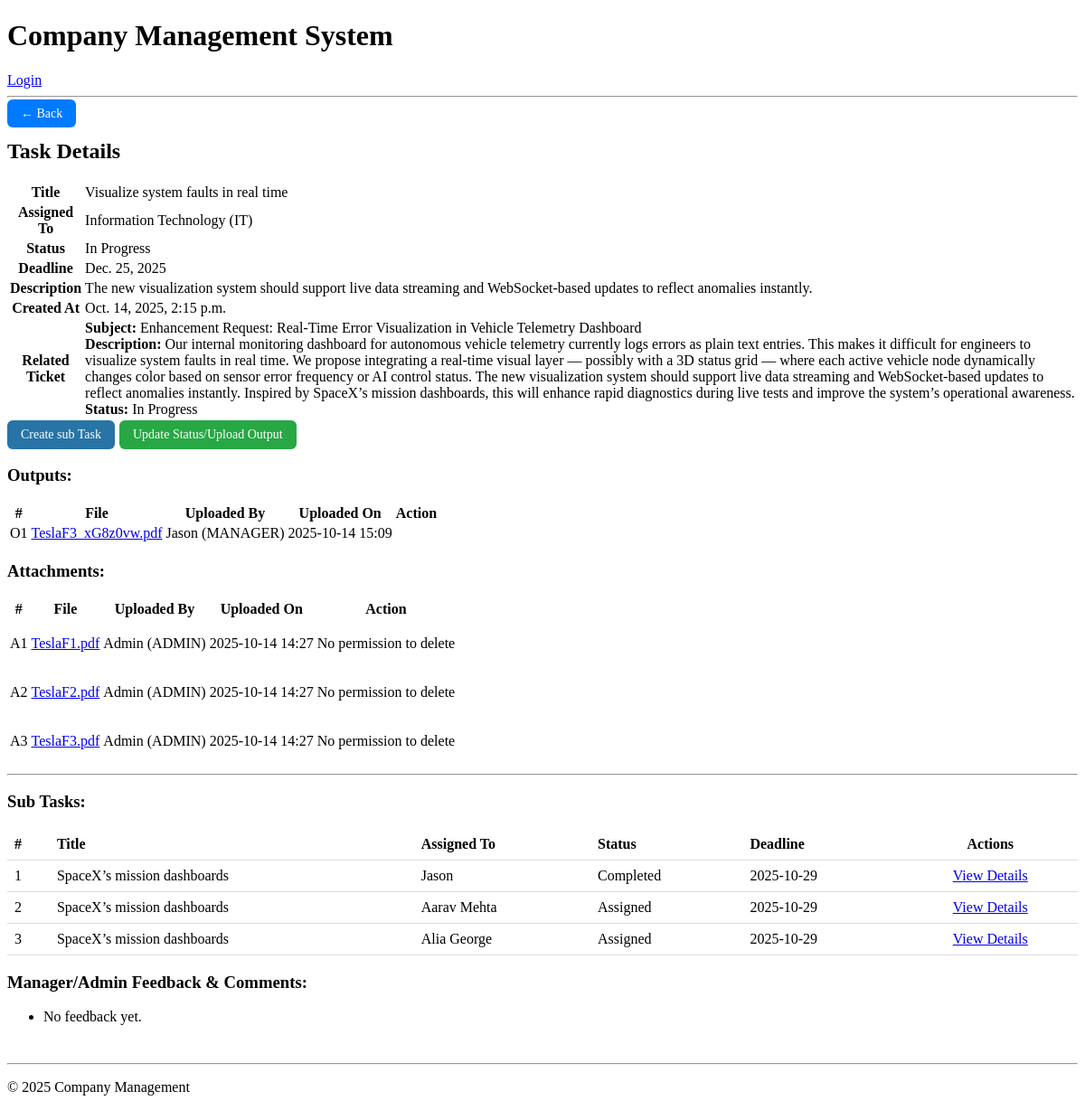
Before: /tasks/task/83/ with the older database file.
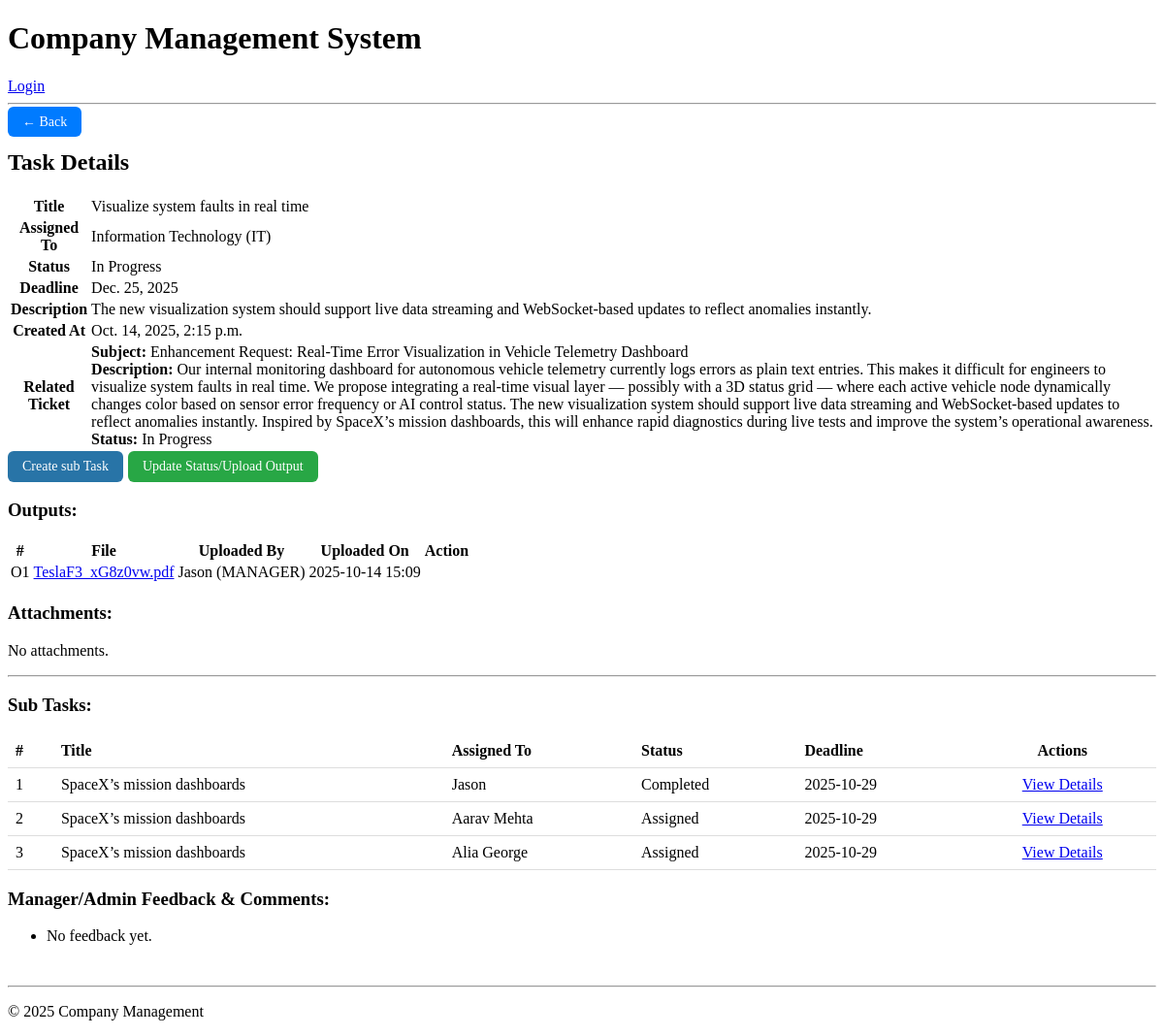
After: the same page with the newer database file.
### tasks/models.py (models this page shows, shortened)
class TaskAttachment(models.Model):
    task = models.ForeignKey('Task', on_delete=models.CASCADE, related_name="attachments")
    file = models.FileField(upload_to="task/attachments/")
    uploaded_at = models.DateTimeField(auto_now_add=True)
    uploaded_by = models.ForeignKey(
        settings.AUTH_USER_MODEL, on_delete=models.SET_NULL, null=True, blank=True
    )
    Output=models.BooleanField(default=False)

class Task(models.Model):
    STATUS_CHOICES = [
    ('Assigned', 'Assigned'),
    ('In Progress', 'In Progress'),
    ('Submitted', 'Submitted'),
    ('Needs Revision', 'Needs Revision'),
    ('Approved', 'Approved'),
    ('Completed', 'Completed'),
    ]
    ticket = models.ForeignKey(Ticket, on_delete=models.CASCADE,null=True, related_name='tasks')
    title = models.CharField(max_length=200,null=False,default="No Title")
    description = models.TextField(blank=True)
    created_by = models.ForeignKey(
    CustomUser, on_delete=models.SET_NULL, null=True, blank=True, related_name='created_tasks'
    )
    assigned_to = models.ForeignKey(EmployeeProfile, on_delete=models.SET_NULL, null=True, blank=True, related_name='tasks')
    parent_task = models.ForeignKey(
        'self',
        on_delete=models.CASCADE,
        null=True,
        blank=True,
        related_name='subtasks'
    )
    assigned_department = models.ForeignKey(
        Department, on_delete=models.SET_NULL, null=True, blank=True, related_name='department_tasks'
    )
    deadline = models.DateField(null=True, blank=True,default=default_deadline)
    status = models.CharField(max_length=20, choices=STATUS_CHOICES, default='Assigned')
    created_at = models.DateTimeField(auto_now_add=True)
    updated_at = models.DateTimeField(auto_now=True)

### users/models.py (models this page shows, shortened)
class CustomUser(AbstractUser):
    ROLE_ADMIN = 'ADMIN'
    ROLE_MANAGER = 'MANAGER'
    ROLE_EMPLOYEE = 'EMPLOYEE'
    ROLE_CUSTOMER = 'CUSTOMER'
    ROLE_CHOICES = (
        (ROLE_ADMIN, 'Admin/HR'),
        (ROLE_MANAGER, 'Manager'),
        (ROLE_EMPLOYEE, 'Employee'),
        (ROLE_CUSTOMER,'Customer')
    )
    name=models.CharField(max_length=500,null=False)
    role = models.CharField(max_length=20, choices=ROLE_CHOICES, default=ROLE_EMPLOYEE)
    phone = models.CharField(max_length=15, blank=True, null=True)
    groups = models.ManyToManyField(
        'auth.Group',
        related_name='customuser_set',  # different from auth.User.user_set
        blank=True,
        help_text='The groups this user belongs to.'
    )
    user_permissions = models.ManyToManyField(
        'auth.Permission',
        related_name='customuser_set',  # different from auth.Permission.user_set
        blank=True,
        help_text='Specific permissions for this user.'
    )
    def __str__(self):
        return f"{self.name} ({self.role})"

class EmployeeProfile(models.Model):
    user = models.OneToOneField(settings.AUTH_USER_MODEL, on_delete=models.CASCADE)
    department = models.ForeignKey(Department, on_delete=models.SET_NULL, null=True)
    position = models.ForeignKey(Position, on_delete=models.SET_NULL, null=True)
    benefits = models.ManyToManyField(Benefit, blank=True)
    date_of_joining = models.DateField()
    salary = models.DecimalField(max_digits=10, decimal_places=2, null=True, blank=True)
    skills = models.TextField(blank=True)

### tasks/views.py (the view)
# urls.py: path('task/<int:task_id>/', views.task_detail, name='task_detail'),
def task_detail(request, task_id):
    task = get_object_or_404(Task, id=task_id)
    Outputs = TaskAttachment.objects.filter(Output=True,task__in=getAllChildren(task))
    Attachs = TaskAttachment.objects.filter(Output=False,task__in=fromParent(task))
    comments=TaskComment.objects.filter(task__in=fromParent(task))
    childTask=Task.objects.filter(parent_task=task)
    return render(request, 'tasks/task_detail.html', {'task': task,'Outputs':Outputs,'Attachs':Attachs,'comments':comments,'childTask':childTask})

### tasks/views.py (called while the page is built)
def fromParent(task):
    parents = [task]
    current = task.parent_task
    while current is not None:
        parents.append(current)
        current = current.parent_task
    return parents

def getAllChildren(task):
    children = [task]
    def _get_children(t):
        for child in t.subtasks.all():
            children.append(child)
            _get_children(child)
    _get_children(task)
    return children

### tasks/templates/tasks/task_detail.html (shortened to what the changed rows need)
{% extends 'base.html' %}
{% block content %}
<a href="javascript:history.back()"
    style="background-color: #007bff; color: white; padding: 8px 15px;
            text-decoration: none; border-radius: 6px; font-size: 14px;">
    ← Back
</a>
<h2>Task Details</h2>
<table class="StrTab">
    <tr>
        <th>Title</th>
    </tr>
    <tr>
        <th>Assigned To</th>
    </tr>
    <tr>
        <th>Status</th>
    </tr>
    <tr>
        <th>Deadline</th>
    </tr>
    <tr>
        <th>Description</th>
    </tr>
    <tr>
        <th>Created At</th>
    </tr>
    {% if task.ticket %}
    <tr>
        <th>Related Ticket</th>
    </tr>
    {% endif %}
</table>
<div style="display: flex;gap: 5px;align-items:center">
{% if task.assigned_department %}
<a style="background-color: #2874a7; color: white; padding: 8px 15px;
                  text-decoration: none; border-radius: 6px; font-size: 14px;" href="{% url 'task_assign_from_task' task.id %}" style="text-decoration: none;">Create sub Task</a>
{% endif %}
<a href="{% url 'task_update_status' task.id %}" style="background-color: #28a745; color: white; padding: 8px 15px;
                  text-decoration: none; border-radius: 6px; font-size: 14px;">Update Status/Upload Output</a>
</div>
{% if Outputs %}
<h3 class="outputText">Outputs:</h3>
<table class="Outputtb">
    <tr>
        <th>#</th>
        <th>File</th>
        <th>Uploaded By</th>
        <th>Uploaded On</th>
        <th>Action</th>
    </tr>
    {% for attachment in Outputs %}
    <tr>
        <td  style="width: fit-content;">
            O{{ forloop.counter }}
        </td>
        <td style="width: fit-content;">
            <a href="{{ attachment.file.url }}">{{ attachment.file.name|cut:"task/attachments/" }}</a>
        </td>
        <td  style="width: fit-content;">
            {{ attachment.uploaded_by }}
        </td>
        <td  style="width: fit-content;">
            {{ attachment.uploaded_at|date:"Y-m-d H:i" }}
        </td>
        <td  style="width: fit-content;">
        </td>
    </tr>
    {% empty %}
        <tr>No Outputs.</tr>
    {% endfor %}
</table>
{% endif %}
<h3 class="AttachmentsText">Attachments:</h3>
{% if Attachs %}
<table class="AttachmentsTB">
    <tr>
        <th>#</th>
        <th>File</th>
        <th>Uploaded By</th>
        <th>Uploaded On</th>
        <th>Action</th>
    </tr>
    {% for attachment in Attachs %}
        <tr>
        <td  style="width: fit-content;">
            A{{ forloop.counter }}
        </td>
        <td style="width: fit-content;">
            <a href="{{ attachment.file.url }}">{{ attachment.file.name|cut:"task/attachments/" }}</a>
        </td>
        <td  style="width: fit-content;">
            {{ attachment.uploaded_by }}
        </td>
        <td  style="width: fit-content;">
            {{ attachment.uploaded_at|date:"Y-m-d H:i" }}
        </td>
        <td style="width: fit-content;">
            {% if request.user.role == "ADMIN" or attachment.uploaded_by == request.user   or attachment.uploaded_by.role == "EMPLOYEE" and request.user.role == "MANAGER"  %}
                <form method="post" style="display:inline;" action="{% url 'task_edit' task.id%}">
                    {% csrf_token %}
                    <input type="hidden" name="toLocation" value="task_detail">
                    <input type="hidden" name="delete_attachment_id" value="{{ attachment.id }}">
                    <button type="submit" onclick="return confirm('Delete this file?')">Delete</button>
                </form>
            {% else %}
            <p>No permission to delete</p>
            {% endif %}
            </td>
        </tr>
    {% endfor %}
</table>
{%else%}
<p>No attachments.</p>
{% endif %}
{% if childTask %}
<hr>
<h3 >Sub Tasks:</h3>
<table style="width: 100%; border-collapse: collapse;">
    <thead>
        <tr>
            <th style="padding: 8px; text-align: left; border-bottom: 1px solid #ddd;width: fit-content;">#</th>
            <th style="padding: 8px; text-align: left; border-bottom: 1px solid #ddd;width: fit-content;">Title</th>
            <th style="padding: 8px; text-align: left; border-bottom: 1px solid #ddd;width: fit-content;">Assigned To</th>
            <th style="padding: 8px; text-align: left; border-bottom: 1px solid #ddd;width: fit-content;">Status</th>
            <th style="padding: 8px; text-align: left; border-bottom: 1px solid #ddd;width: fit-content;">Deadline</th>
            <th style="padding: 8px; text-align: left; border-bottom: 1px solid #ddd;text-align: center;width: fit-content;">Actions</th>
        </tr>
    </thead>
    <tbody>
        {% for task in childTask %}
        <tr>
            <td style="padding: 8px; border-bottom: 1px solid #ddd;width: fit-content;">{{ forloop.counter }}</td>
            <td style="padding: 8px; border-bottom: 1px solid #ddd;width: fit-content;">{{ task.title }}</td>
            <td style="padding: 8px; border-bottom: 1px solid #ddd;width: fit-content;">{% if task.assigned_department %}Dept: {{task.assigned_department.name}}{% else %}{{ task.assigned_to.user.name }}{% endif %}</td>
            <td style="padding: 8px; border-bottom: 1px solid #ddd;width: fit-content;">{{ task.status }}</td>
            <td style="padding: 8px; border-bottom: 1px solid #ddd;width: fit-content;">{{ task.deadline|date:"Y-m-d" }}</td>
            <td style="padding: 8px; border-bottom: 1px solid #ddd; text-align: center;width: fit-content;">
                    <a href="{% url 'task_detail' task.id %}">View Details</a>
            </td>
        </tr>
        {% endfor %}
    </tbody>
</table>
{% endif %}
<h3>Manager/Admin Feedback & Comments:</h3>
<ul>
    {% for comment in comments %}
        <li>
            <strong>{{ comment.author }}:</strong> {{ comment.text }} <br>
            {% if comment.attachment %}
                <a href="{{ comment.attachment.url }}">Download feedback file</a>
            {% endif %}
            <em>Posted at {{ comment.created_at }}</em>
        </li>
    {% empty %}
        <li>No feedback yet.</li>
    {% endfor %}
</ul>
<br>
{% endblock %}

Changed rows visible on the page:
removed TaskAttachment: file.name "TeslaF1.pdf", uploaded_by "Admin (ADMIN)", uploaded_at "2025-10-14 14:27", shows "No permission to delete", shown under "Attachments:"
removed TaskAttachment: file.name "TeslaF2.pdf", uploaded_by "Admin (ADMIN)", uploaded_at "2025-10-14 14:27", shows "No permission to delete", shown under "Attachments:"
removed TaskAttachment: file.name "TeslaF3.pdf", uploaded_by "Admin (ADMIN)", uploaded_at "2025-10-14 14:27", shows "No permission to delete", shown under "Attachments:"
Other visible differences:
text no longer shown: "# File Uploaded By Uploaded On Action"
text now shown: "No attachments."
